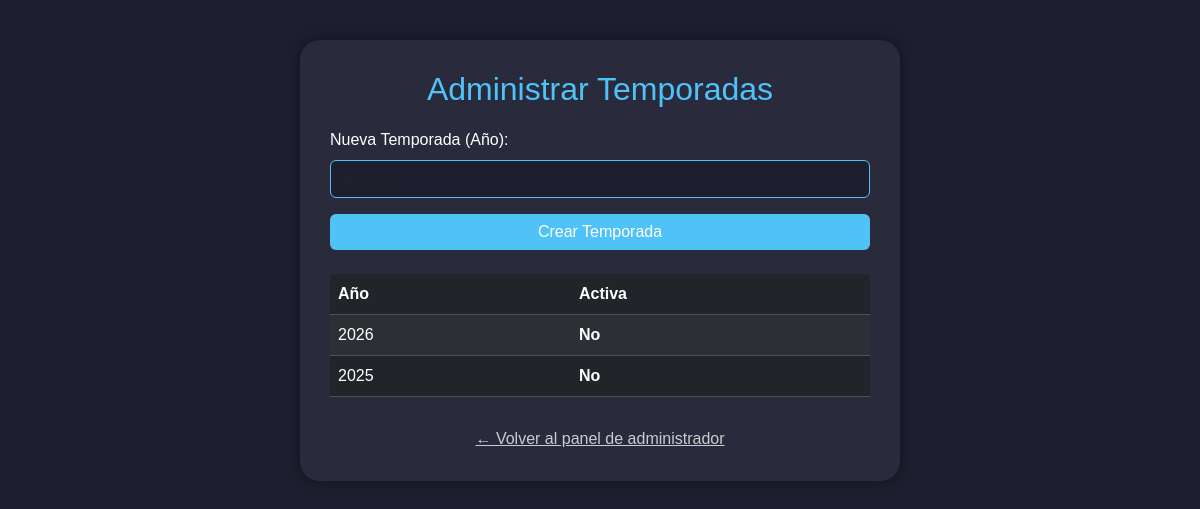
The page /admin/temporadas on the database its author committed.
### app/models/models.py (models this page shows, shortened)
class Temporada(db.Model):
    __tablename__ = 'temporada'
    id = db.Column(db.Integer, primary_key=True)
    nombre = db.Column(db.String(20), nullable=False, unique=True)  # ej: "2025"
    activa = db.Column(db.Boolean, default=False)
    torneos = db.relationship(
        'Torneo',
        back_populates='temporada',
        cascade='all, delete-orphan'
    )

### app/routes/views.py (the view)
@views.route('/admin/temporadas', methods=['GET'])
def administrar_temporadas_view():
    temporadas = Temporada.query.order_by(Temporada.nombre.desc()).all()
    return render_template("plantillasAdmin/administrar_temporadas.html", temporadas=temporadas)

### app/templates/plantillasAdmin/administrar_temporadas.html (shortened to what this page needs)
<!DOCTYPE html>
<html lang="es">
<head>
    <link href="https://cdn.jsdelivr.net/npm/bootstrap@5.3.3/dist/css/bootstrap.min.css" rel="stylesheet">
</head>
<body>
<div class="container-form">
    <h2>Administrar Temporadas</h2>
    <form method="POST" action="{{ url_for('views.crear_temporada') }}">
        <div class="mb-3">
            <label for="nombre" class="form-label">Nueva Temporada (Año):</label>
            <input type="text" class="form-control" id="nombre" name="nombre" placeholder="Ej: 2026" required>
        </div>
        <button type="submit" class="btn btn-primary w-100">Crear Temporada</button>
    </form>
    {% if temporadas %}
        <table class="table table-dark table-striped mt-4">
            <thead>
                <tr>
                    <th>Año</th>
                    <th>Activa</th>
                </tr>
            </thead>
            <tbody>
                {% for t in temporadas %}
                    <tr>
                        <td>{{ t.nombre }}</td>
                        <td class="{{ 'active-true' if t.active else 'active-false' }}">
                            {{ 'Sí' if t.active else 'No' }}
                        </td>
                    </tr>
                {% endfor %}
            </tbody>
        </table>
    {% endif %}
    <a href="{{ url_for('views.adminview') }}" class="back-link">
        ← Volver al panel de administrador
    </a>
</div>
</body>
</html>

### app/templates/plantillasAdmin/administrar_temporadas.html (style rules this page uses)
body { background-color: #1e1e2f; color: #fff; font-family: 'Poppins', sans-serif; padding: 40px; }
.container-form { background-color: #2a2a3d; padding: 30px; border-radius: 20px; max-width: 600px; margin: auto; box-shadow: 0 0 15px rgba(0,0,0,0.4); }
.container-form h2 { text-align: center; color: #4fc3f7; margin-bottom: 20px; }
.form-control, .form-select { background-color: #1e1e2f; color: #fff; border: 1px solid #4fc3f7; }
.btn-primary { background-color: #4fc3f7; border: none; }
table { margin-top: 30px; }
th, td { color: #fff !important; }
.active-false { color: #ff5555; font-weight: bold; }
.back-link { display: block; margin-top: 30px; text-align: center; color: #ccc; }

### rows shown on the page
Temporada: nombre "2026", active "No"
Temporada: nombre "2025", active "No"
